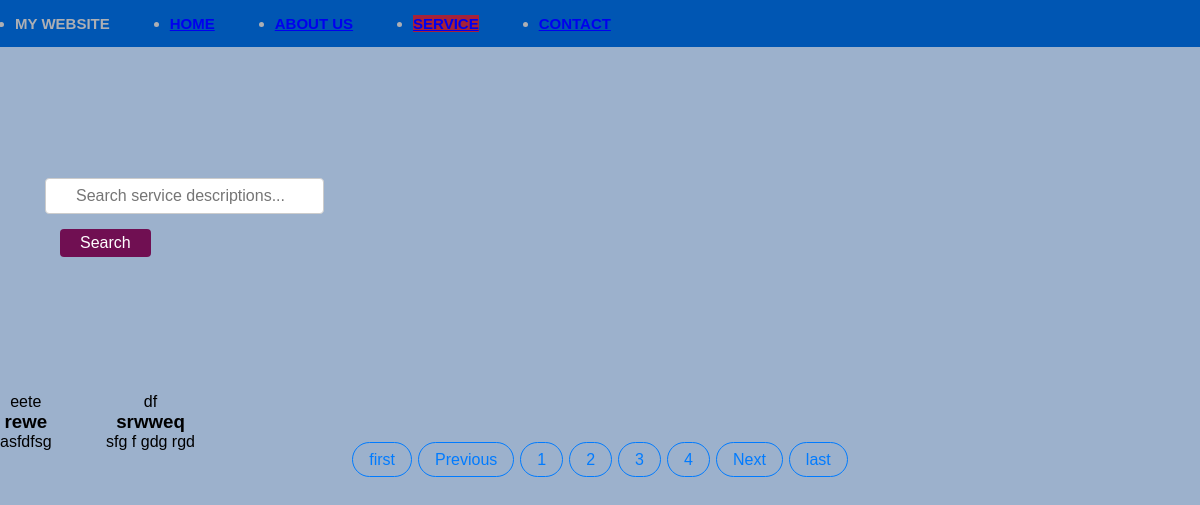
/servicedetail/?page=2, run on the app's committed database.
### service/models.py (models this page shows)
class service(models.Model):
    service_icon = models.CharField(max_length=50)
    service_title = models.CharField(max_length=50)
    service_desc = models.TextField(max_length=500)

### myfirstproject/views.py (the view)
# urls.py: path('servicedetail/', views.service_detail,name="servicedata"),
def service_detail(request):
    servicedata = service.objects.all()
    paginator = Paginator(servicedata,2)
    page_number = request.GET.get('page')
    servicedatafinal = paginator.get_page(page_number)
    total_page = servicedatafinal.paginator.num_pages
    '''if request.method == 'GET':
        st = request.GET.get('servicename')
        if st!= None:
           servicedata = service.objects.filter(service_title__icontains=st).values('service_desc') '''
    data = {
        'servicedata':servicedatafinal,
        'lastpage':total_page,
        'totalpagelist':[n+1 for n in range(total_page)],
    }
    return render(request,'servicedetail.html',data)

### templates/servicedetail.html (shortened to what this page needs)
{% include "header.html" %}
    <div>
        <div class="search-container">
            <form method="get">
                <input type="text" name="servicename" class="search-input" value="{{ request.GET.servicename }}" placeholder="Search service descriptions..." />
                <button name="search" type="submit" value="search" class="search-button">Search</button>
            </form>
        </div>
    </div>
    <div>
        {% for service in servicedata %}
        <div style="display: inline-block; margin-right: 50px; text-align: center;">
            <span>{{ service.service_icon }}</span>
            <h3>{{ service.service_title | safe }}</h3>
            <p>{{ service.service_desc }}</p>
        </div>
        {% empty %}
        <h3>Not found</h3>
        {% endfor %}
    </div>
    <div>
        <nav aria-label="Page navigation example">
            <ul class="pagination">
              {% if servicedata.has_previous %}
              <li class="page-item"><a class="page-link" href="/servicedetail/?page=1">first</a></li>
              <li class="page-item"><a class="page-link" href="?page={{servicedata.previous_page_number}}">Previous</a></li>
              {% endif %}
              {% for n in totalpagelist  %}
              <li class="page-item"><a class="page-link" href="/servicedetail/?page={{n}}">{{n}}</a></li>
              {% endfor %}
              {% if servicedata.has_next %}
              <li class="page-item"><a class="page-link" href="?page={{servicedata.next_page_number}}">Next</a></li>
              <li class="page-item"><a class="page-link" href="/servicedetail/?page={{lastpage}}">last</a></li>
              {% endif %}
            </ul>
          </nav>
    </div>
</body>
</html>

### static/css/main.css (style rules this page uses)
* { margin: 0; padding: 0; box-sizing: border-box; }
body { margin: 0; height: 100vh; background-color: rgb(156, 177, 204); font-family: Arial, sans-serif; }
form { padding: 20px; border-radius: 5px; margin: 20px; }
input, select, textarea { width: 100%; padding: 10px 10px; border: 1px solid #ccc; border-radius: 4px; font-size: 1rem; flex: 1; max-width: 300px; margin: 5px 5px; display: flex; }
button { padding: 10px 20px; background-color: #700f52; color: white; border: none; border-radius: 4px; cursor: pointer; font-size: 1rem; margin: 10px 20px; }
li { margin-right: 60px; }
.search-container { display: flex; align-items: center; justify-content: flex-start; gap: 30px; margin: 50px 0; }
.search-input { flex: 2; max-width: 500px; padding: 8px 30px; }
.search-button { padding: 5px 20px; }
.pagination { display: flex; justify-content: center; gap: 0px; padding: 0; list-style: none; }
.page-item { display: inline-block; margin: 0 3px; }
.page-link { color: #007bff; border-radius: 50px; padding: 8px 16px; border: 1px solid #007bff; transition: all 0.2s ease; text-decoration: none; }

### data on the page
service: service_icon "eete", service_title "rewe", service_desc "asfdfsg"
service: service_icon "df", service_title "srwweq", service_desc "sfg f gdg rgd"

### other printed values
{{ n }} "1" "2" "3" "4"
